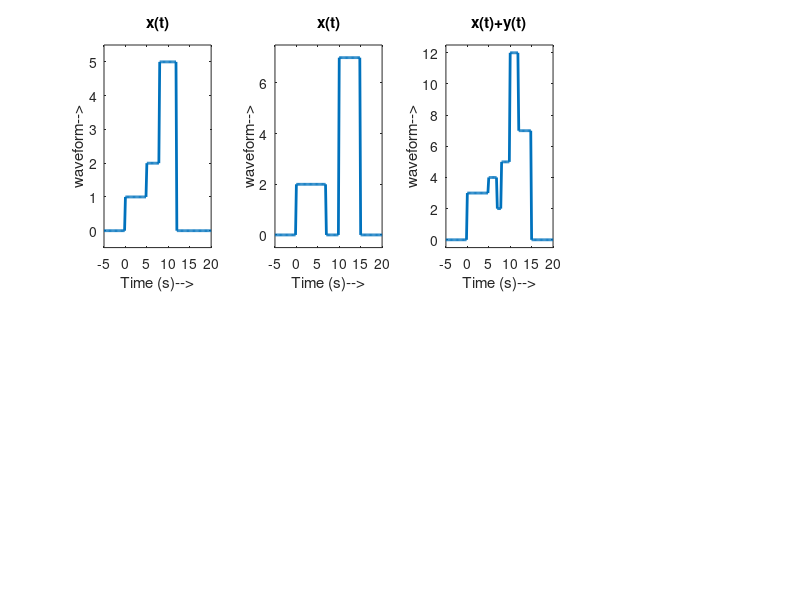

Source code (MATLAB):
t = -5:0.2:20;
x = zeros(size(t));
y = zeros(size(t));
%% Generate x
k = 0;
for i = t
    if i < 0
        x(k + 1)=0;
    elseif i >= 0 && i < 5
        x(k+1) = 1;
    elseif i >= 5 && i < 8
        x(k+1) =2;
    elseif i >= 8 && i < 12
        x(k+1) = 5;
    else
        x(k+1) = 0;
    end
        k = k+1;
end
subplot(2,4,1)
plot(t,x,'LineWidth',2)
xlim([min(t) max(t)])
ylim([min(x)-0.5 max(x)+0.5])
xlabel('Time (s)-->')
ylabel('waveform-->')
title('x(t)')


%% Generate y
k=0;
for i = t
    if i<0
        y(k+1)=0;
    elseif i>=0 && i<7
        y(k+1)=2;
    elseif i>=7 && i<10
        y(k+1)=0;
    elseif i>=10 && i<15
        y(k+1)=7;
    else
        y(k+1)=0;
    end
        k=k+1;
    end
subplot(2,4,2)
plot(t,y,'LineWidth',2)
xlim([min(t) max(t)])
ylim([min(y)-0.5 max(y)+0.5])
xlabel('Time (s)-->')
ylabel('waveform-->')
title('x(t)')

%% Addition
z=x+y;
subplot(2,4,3)
plot(t,z,'LineWidth',2)
xlim([min(t) max(t)])
ylim([min(z)-0.5 max(z)+0.5])
xlabel('Time (s)-->')
ylabel('waveform-->')
title('x(t)+y(t)')